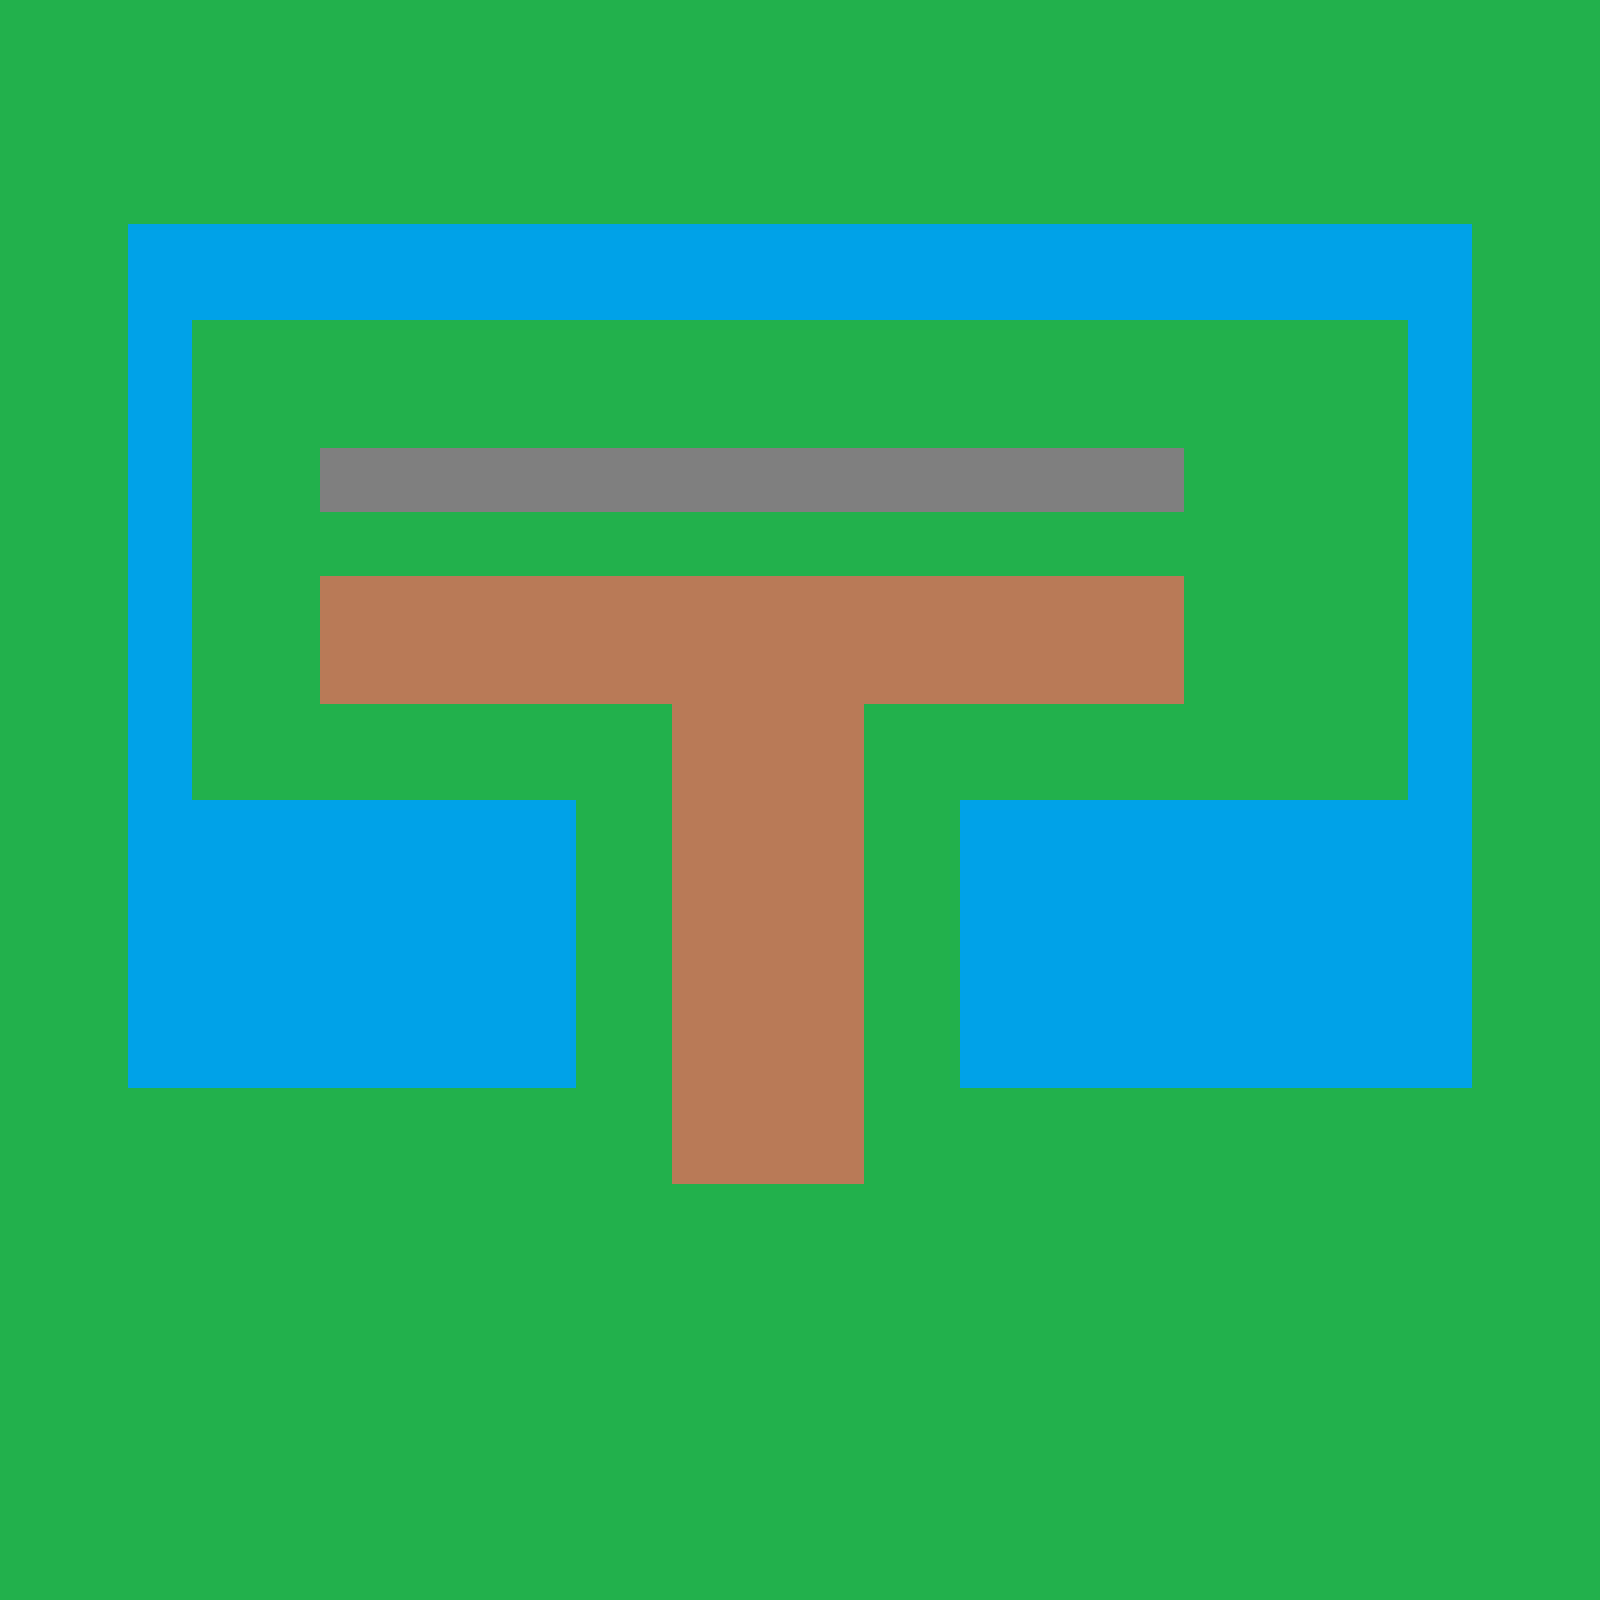

This is a level from a 2D game, rendered from its Tiled map with the project's own tilesets. A one-line summary and the map file follow, with tile-layer data summarised:
An orthogonal 50x50 tile map with 32x32 px tiles, 4 tile layers (backgroud, blocks, water, iron), 2 tilesets.

<map version="1.0" tiledversion="1.0.2" orientation="orthogonal" renderorder="right-down" width="50" height="50" tilewidth="32" tileheight="32" nextobjectid="1">
 <tileset firstgid="1" source="raw_tankworld.tsx" />
 <tileset firstgid="61" source="raw_tankworld.tsx" />
 <layer name="backgroud" width="50" height="50">
  <data>[2500 cells, 2500 non-empty, 4 distinct tile ids]</data>
 </layer>
 <layer name="blocks" width="50" height="50">
  <properties>
   <property name="collidate" type="bool" value="true" />
  </properties>
  <data>[2500 cells, 198 non-empty, 4 distinct tile ids]</data>
 </layer>
 <layer name="water" width="50" height="50">
  <properties>
   <property name="collidate" type="bool" value="true" />
  </properties>
  <data>[2500 cells, 456 non-empty, 4 distinct tile ids]</data>
 </layer>
 <layer name="iron" width="50" height="50">
  <properties>
   <property name="collidate" type="bool" value="true" />
  </properties>
  <data>[2500 cells, 54 non-empty, 4 distinct tile ids]</data>
 </layer>
</map>
